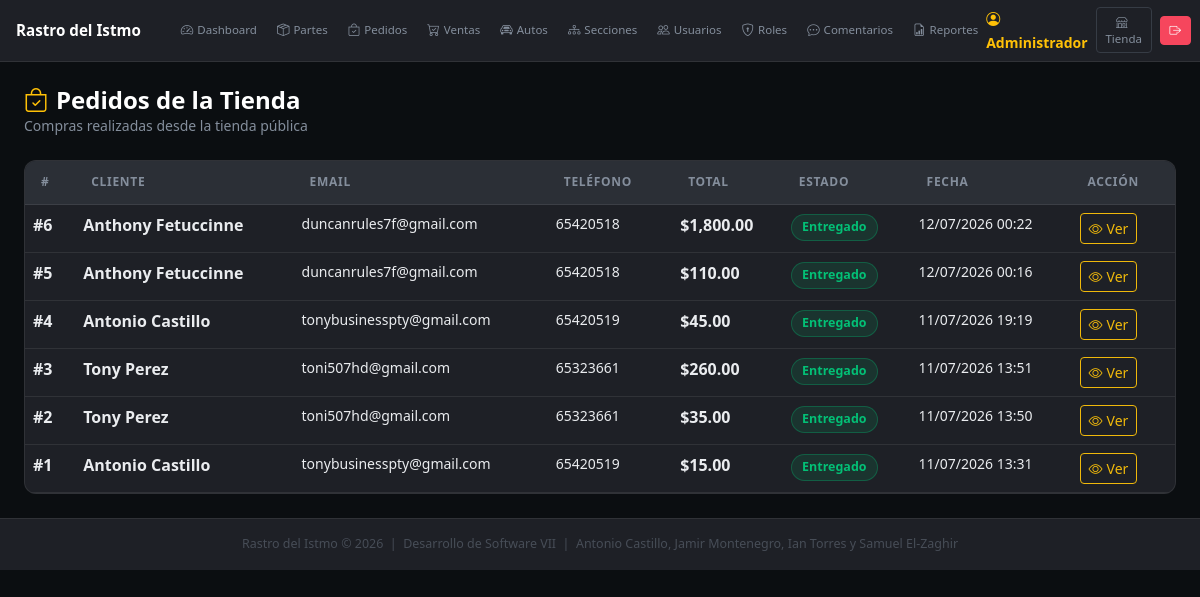
Screenshot of /admin/?mod=pedidos (signed in) with the database file from the repository.
### tables this page shows
CREATE TABLE IF NOT EXISTS `pedidos` (
  `id` int NOT NULL AUTO_INCREMENT,
  `cliente_nombre` varchar(150) NOT NULL,
  `cliente_telefono` varchar(30) NOT NULL,
  `cliente_email` varchar(150) NOT NULL,
  `cliente_direccion` text NOT NULL,
  `cliente_notas` text,
  `usuario_id` int DEFAULT NULL,
  `estado` enum('pendiente','procesando','entregado','cancelado') DEFAULT 'pendiente',
  `subtotal` decimal(10,2) NOT NULL DEFAULT '0.00',
  `total` decimal(10,2) NOT NULL DEFAULT '0.00',
  `firma_digital` varchar(64) DEFAULT NULL,
  `creado_en` timestamp NULL DEFAULT CURRENT_TIMESTAMP,
  PRIMARY KEY (`id`),
  KEY `usuario_id` (`usuario_id`)
);

### app/Controllers/BaseController.php (called while the page is built, shortened)
<?php
abstract class BaseController implements ErrorHandlerInterface {
    protected function view(string $tpl, array $data = []): void {
        extract($data);
        include BASE_PATH . "/app/Views/" . $tpl . ".php";
    }
}

### app/Controllers/PedidoAdminController.php (called while the page is built, shortened)
<?php
class PedidoAdminController extends BaseController {
    private PedidoModel $pm;
    public function __construct() { $this->pm=new PedidoModel(); }
    public function index(): void {
        $pedidos=$this->pm->findAllWithItems();
        $this->view("admin/pedidos/index",compact("pedidos"));
    }
}

### admin/index.php (called while the page is built, shortened)
<?php
$raw    = Sanitizer::get("action") ?: "index";
$action = lcfirst(str_replace('_', '', ucwords($raw, '_')));
try {
    $ctrl   = new $map[$mod]();
    $method = method_exists($ctrl,$action) ? $action : "index";
    $ctrl->$method();
} catch (\Throwable $e) {
    if (isset($ctrl) && $ctrl instanceof ErrorHandlerInterface) { $ctrl->handle($e); }
    else { error_log("[RASTRO] " . $e->getMessage()); }
    header("Location: " . APP_URL . "/admin/"); exit;
}

### app/Config/Database.php (called while the page is built, shortened)
<?php
class Database {
    private static ?PDO $conn = null;
    public static function get(): PDO {
        if (self::$conn === null) {
            try {
                self::$conn = new PDO(
                    "mysql:host=".DB_HOST.";dbname=".DB_NAME.";charset=utf8mb4",
                    DB_USER, DB_PASS,
                    [PDO::ATTR_ERRMODE=>PDO::ERRMODE_EXCEPTION,
                     PDO::ATTR_DEFAULT_FETCH_MODE=>PDO::FETCH_ASSOC,
                     PDO::ATTR_EMULATE_PREPARES=>false]
                );
                self::$conn->exec("SET time_zone = '-05:00'");
            } catch (PDOException $e) {
                http_response_code(500);
                die("<b>Error de BD:</b> ".htmlspecialchars($e->getMessage()));
            }
        }
        return self::$conn;
    }
}

### app/Models/BaseModel.php (called while the page is built, shortened)
<?php
abstract class BaseModel implements CrudInterface {
    protected PDO    $db;
    public function __construct() { $this->db = Database::get(); }
    protected function query(string $sql, array $p = []): array {
        $s = $this->db->prepare($sql); $s->execute($p); return $s->fetchAll();
    }
}

### app/Models/PedidoModel.php (called while the page is built, shortened)
<?php
class PedidoModel extends BaseModel {
    public function findAllWithItems(): array {
        return $this->query(
            "SELECT p.*, COUNT(pi.id) as total_items
             FROM pedidos p LEFT JOIN pedido_items pi ON pi.pedido_id=p.id
             GROUP BY p.id ORDER BY p.creado_en DESC"
        );
    }
}

### app/Views/admin/pedidos/index.php (the view, shortened to what this page needs)
<?php $title="Pedidos"; include BASE_PATH."/app/Views/layouts/admin_header.php"; ?>
<div class="page-header mb-4">
  <div><h4 class="fw-bold text-white mb-0"><i class="bi bi-bag-check me-2 text-warning"></i>Pedidos de la Tienda</h4>
  <p class="text-secondary small mb-0">Compras realizadas desde la tienda pública</p></div>
</div>
<div class="dark-card">
<div class="table-responsive">
<table class="table dark-table mb-0">
  <thead><tr><th>#</th><th>Cliente</th><th>Email</th><th>Teléfono</th><th>Total</th><th>Estado</th><th>Fecha</th><th>Acción</th></tr></thead>
  <tbody>
  <?php foreach($pedidos as $p): ?>
  <tr>
    <td class="text-warning fw-bold">#<?=$p["id"]?></td>
    <td class="fw-semibold text-white"><?=htmlspecialchars($p["cliente_nombre"])?></td>
    <td class="text-secondary small"><?=htmlspecialchars($p["cliente_email"])?></td>
    <td class="text-secondary small"><?=htmlspecialchars($p["cliente_telefono"])?></td>
    <td class="fw-bold text-success">$<?=number_format($p["total"],2)?></td>
    <td><span class="estado-<?=$p["estado"]?> fw-semibold chip-<?=match($p["estado"]){"pendiente"=>"warning","procesando"=>"info","entregado"=>"success",default=>"danger"} ?>"><?=ucfirst($p["estado"])?></span></td>
    <td class="text-secondary small"><?=date("d/m/Y H:i",strtotime($p["creado_en"]))?></td>
    <td><a href="<?=APP_URL?>/admin/?mod=pedidos&action=detalle&id=<?=$p["id"]?>" class="btn btn-sm btn-outline-warning"><i class="bi bi-eye me-1"></i>Ver</a></td>
  </tr>
  <?php endforeach; ?>
  </tbody>
</table>
</div>
</div>
<?php include BASE_PATH."/app/Views/layouts/admin_footer.php"; ?>

### assets/css/style.css (style rules this page uses)
:root { --bg-0: #0B0E11; --bg-1: #1E2026; --bg-2: #2B2F36; --bg-3: #363C45; --accent: #F0B90B; --accent-h: #D4A309; --accent-dim: rgba(240,185,11,.15); --text-1: #EAECEF; --text-2: #848E9C; --text-3: #474D57; --success: #03C076; --danger: #F6465D; --info: #1890FF; --border: rgba(255,255,255,.08); --radius: 12px; --radius-sm: 8px; --shadow: 0 4px 28px rgba(0,0,0,.5); --bs-body-bg: #0B0E11; --bs-body-color: #EAECEF; --bs-card-bg: #1E2026; --bs-card-cap-bg: #2B2F36; --bs-card-color: #EAECEF; --bs-card-border-color: rgba(255,255,255,.08); --bs-table-bg: transparent; --bs-table-color: #EAECEF; --bs-table-border-color: rgba(255,255,255,.08); --bs-table-striped-bg: rgba(255,255,255,.03); --bs-table-hover-bg: rgba(255,255,255,.05); --bs-table-hover-color: #EAECEF; --bs-table-striped-color: #EAECEF; --bs-border-color: rgba(255,255,255,.08); --bs-link-color: #F0B90B; --bs-link-hover-color: #D4A309; --bs-input-bg: #2B2F36; --bs-breadcrumb-divider-color: #474D57; --bs-form-check-input-border: rgba(255,255,255,.2); --bs-modal-bg: #1E2026; --bs-modal-header-bg: #2B2F36; --bs-dropdown-bg: #1E2026; --bs-dropdown-border-color: rgba(255,255,255,.08); --bs-dropdown-color: #EAECEF; --bs-dropdown-link-color: #EAECEF; --bs-dropdown-link-hover-bg: #2B2F36; --bs-nav-pills-link-active-bg: #F0B90B; }
*, *::before, *::after { box-sizing: border-box; }
body { font-family: "Segoe UI", system-ui, sans-serif; background-color: var(--bg-0) !important; color: var(--text-1) !important; }
a { color: var(--accent); text-decoration: none; }
small,.small { color:var(--text-2); }
.text-secondary { color:var(--text-2)!important; }
.table { color: var(--text-1) !important; --bs-table-bg: transparent !important; --bs-table-color: #EAECEF !important; --bs-table-hover-color: #EAECEF !important; }
.table > :not(caption) > * > * { background-color: transparent !important; color: var(--text-1) !important; border-color: var(--border) !important; }
.table thead > tr > th { background-color: var(--bg-2) !important; color: var(--text-2) !important; font-size:.75rem;text-transform:uppercase;letter-spacing:.06em; border-bottom:1px solid var(--border)!important; padding:.8rem 1rem;font-weight:600; }
.btn-outline-warning { color:var(--accent)!important; border-color:var(--accent)!important; }
.admin-body { background:var(--bg-0)!important;min-height:100vh; }
.dark-card { background:var(--bg-1);border:1px solid var(--border);border-radius:var(--radius);overflow:hidden; }
.dark-table { color:var(--text-1)!important; }
.dark-table > :not(caption) > * > * { background-color:transparent!important;color:var(--text-1)!important;border-color:var(--border)!important; }
.dark-table thead > tr > th { background-color:var(--bg-2)!important;color:var(--text-2)!important;font-size:.75rem;text-transform:uppercase;letter-spacing:.06em;border-color:var(--border)!important; }
.chip-success { display:inline-flex;align-items:center;background:rgba(3,192,118,.12);color:var(--success);border:1px solid rgba(3,192,118,.3);border-radius:20px;padding:.2rem .65rem;font-size:.78rem;font-weight:500; }
.page-header { display:flex;align-items:center;justify-content:space-between;flex-wrap:wrap;gap:.75rem; }
.estado-entregado { color:var(--success); }

### rows the page displays
pedidos: id "6", cliente_nombre "Anthony Fetuccinne", cliente_email "duncanrules7f@gmail.com", cliente_telefono "65420518", total "1,800.00", estado "Entregado", creado_en "12/07/2026 00:22"
pedidos: id "5", cliente_nombre "Anthony Fetuccinne", cliente_email "duncanrules7f@gmail.com", cliente_telefono "65420518", total "110.00", estado "Entregado", creado_en "12/07/2026 00:16"
pedidos: id "4", cliente_nombre "Antonio Castillo", cliente_email "tonybusinesspty@gmail.com", cliente_telefono "65420519", total "45.00", estado "Entregado", creado_en "11/07/2026 19:19"
pedidos: id "3", cliente_nombre "Tony Perez", cliente_email "toni507hd@gmail.com", cliente_telefono "65323661", total "260.00", estado "Entregado", creado_en "11/07/2026 13:51"
pedidos: id "2", cliente_nombre "Tony Perez", cliente_email "toni507hd@gmail.com", cliente_telefono "65323661", total "35.00", estado "Entregado", creado_en "11/07/2026 13:50"
pedidos: id "1", cliente_nombre "Antonio Castillo", cliente_email "tonybusinesspty@gmail.com", cliente_telefono "65420519", total "15.00", estado "Entregado", creado_en "11/07/2026 13:31"

### other values shown
$_SESSION["user"]["nombre"] "Administrador"
